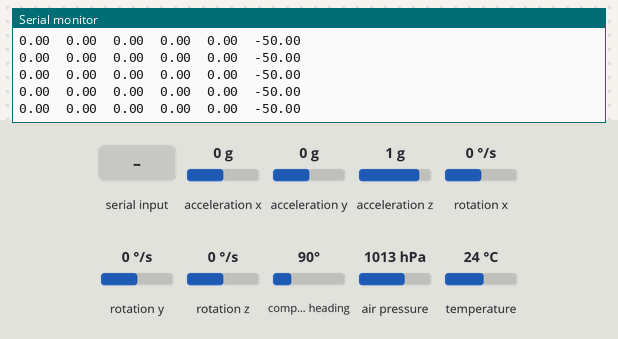
The sketch below on a simulated Arduino Uno, built with avr-gcc and run on an emulated ATmega328P. On the bench: the last lines printed to the serial monitor. Wiring (inferred from the names in the program): HMC5883L compass at I2C address 0x1E; MPU-6050 motion sensor at I2C address 0x68; BMP180 pressure sensor at I2C address 0x77. The test bench sets the inputs (shaded band); at power-on: acceleration x 0 g, acceleration y 0 g, rotation x 0 °/s, acceleration z 1 g, rotation y 0 °/s, rotation z 0 °/s, compass heading 90°, air pressure 1013 hPa, temperature 24 °C.

Above: at 1.5 s.
1.6 s: acceleration x set to -0.8 g
At 2.6 s:
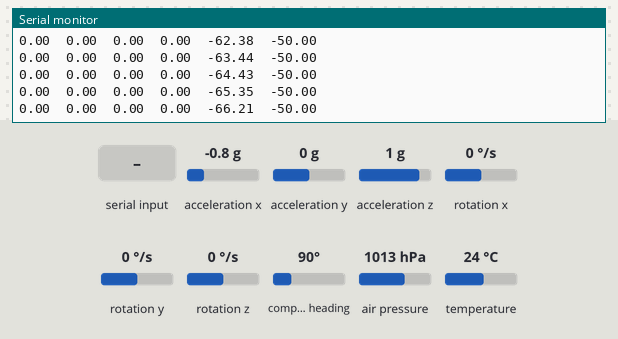
4.6 s: acceleration y set to 0.8 g
At 5.3 s:
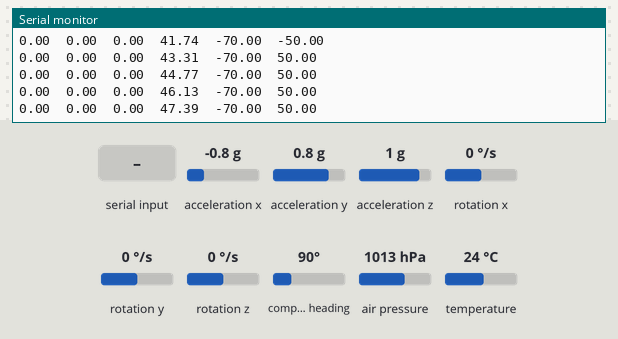
7.6 s: rotation x set to -94 °/s
At 8.6 s:
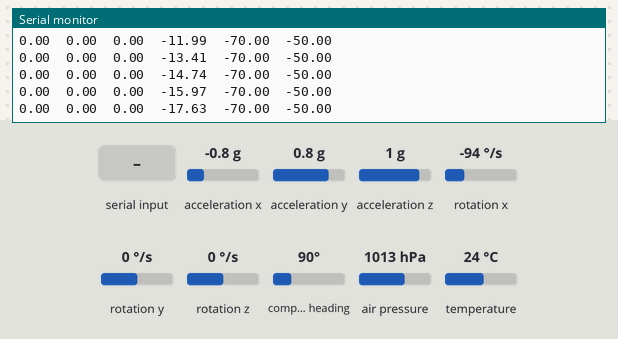
10.6 s: acceleration z set to -1.4 g
At 11.7 s:
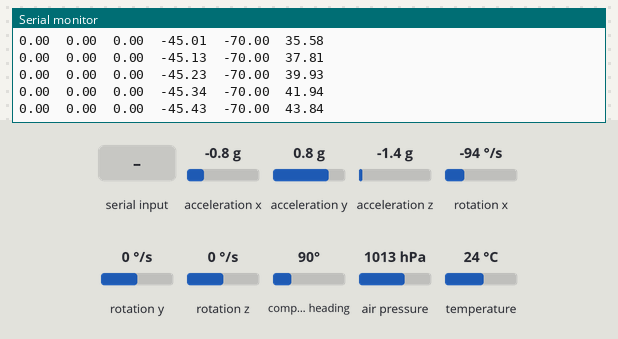
13.6 s: rotation y set to -192 °/s
At 14.4 s:
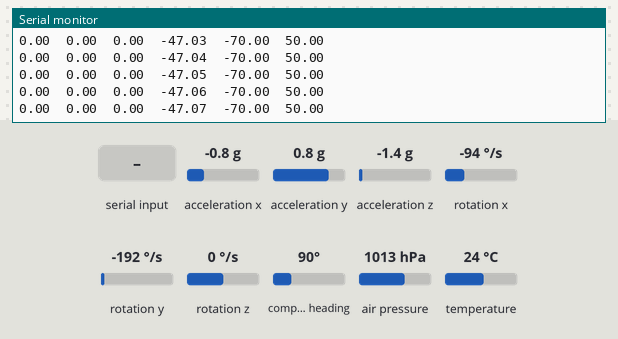
16.6 s: "#%" received over the second serial link
Timing chart, 0 to 19.1 s (numbered marks = the images above; inputs shaded):
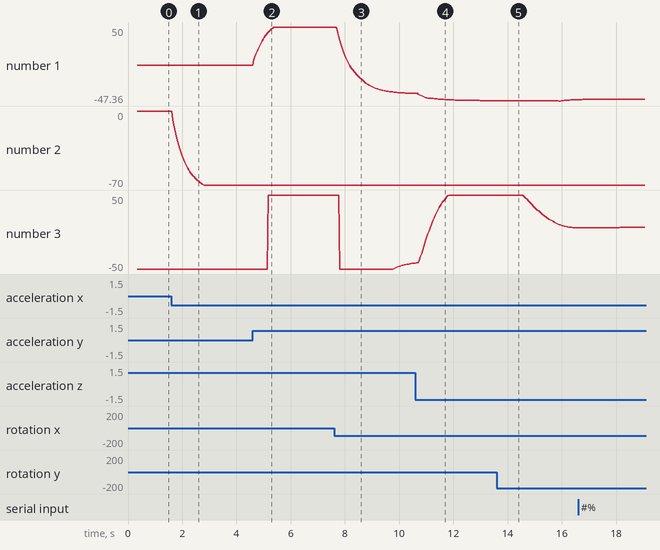

The sketch:

Cypher.ino
```cpp
/*
 * Sensors work fine as of now. PID controllers for all three main axes seems to be working fine right now.
 * Only simulator tests done so far. Working on a controller right now.
 *
 */


#include <Wire.h>
#include <PID_v1.h>
#include <Servo.h>
#include <SoftwareSerial.h>

#define MPU6050 0x68   // Address of MPU6050 Accelerometer Gyroscope. 0x69 if AD0 is set to HIGH on the PCB
#define HMC5883L 0x1E  // Address of HMC5883L Magnetometer
#define BMP180 0x77    // Address of BMP180 Pressure and Temperature Sensor

//#define OUTPUT_COMP_YPR // Set Complimentary Filter Output
#define OUTPUT_PID

#define I2C_TIMEOUT 1000
#define BARO_POWER 0.1902949

#define M_FR_MIN 1200   // Minimum Pulse for Arming the Front-Right ESC
#define M_FL_MIN 1200   // Minimum Pulse for Arming the Front-Left ESC
#define M_RR_MIN 1200   // Minimum Pulse for Arming the Rear-Right ESC
#define M_RL_MIN 1200   // Minimum Pulse for Arming the Rear-Right ESC

// For Motor Pins
int motorFR_Pin = 3;
int motorFL_Pin = 4;
int motorRR_Pin = 5;
int motorRL_Pin = 6;

// For Raw IMU Data
double accX, accY, accZ;
double gyroX, gyroY, gyroZ;
double magX, magY, magZ;
double temp, heading;

double roll, pitch, yaw; // Roll and Pitch are calculated from Accelerometer + Gyro and Yaw is calculated from Magnetometer + Gyro

double compAngleX, compAngleY, compAngleZ; // Estimated angles using a Complementary filter.

uint32_t timer;
uint8_t i2cData[14]; // Buffer for I2C data

// Calibration Values for the BMP180 Sensor. Taken from the registors of the sensor.
int AC1;
int AC2;
int AC3;
unsigned int AC4;
unsigned int AC5;
unsigned int AC6;
int B;
int B2;
int MB;
int MC;
int MD;

// Pressure Temperature and Altitude from Barometric Pressure Sensor
float BMP_P;
double BMP_T, BMP_A;

// Output values from the PID controllers
double pidAngleX, pidAngleY, pidAngleZ;

// Input from Reciever
int X1 = 512, X2 = 512, Y1 = 512, Y2 = 512;
int B_1 = 1, B_2 = 1, B_3 = 1, B_4 = 1;
int UP = 1, DOWN = 1, LEFT = 1, RIGHT = 1;

// Control Variables
int throttle = 0;
uint8_t isArmed = 0;

// Setpoints for the PID Controller
double setX = 0, setY = 0, setZ = 0;

// Tunings for the PID Controller
double Kp = 2;
double Ki = 0.02;
double Kd = 0.015;

// Raw Motor Pulses
int motorFR = 0, motorFL = 0, motorRR = 0, motorRL = 0;

// Instances of the Servo class for the ESCs
Servo M_FR;
Servo M_FL;
Servo M_RR;
Servo M_RL;

// Setup the PID controllers.
PID pitchPID(&compAngleX, &pidAngleX, &setX, Kp, Ki, Kd, DIRECT);
PID rollPID(&compAngleY, &pidAngleY, &setY, Kp, Ki, Kd, DIRECT);
PID yawPID(&compAngleZ, &pidAngleZ, &setZ, 1, 0.02, 0.015, DIRECT);

// Setup Bluetooth
SoftwareSerial bluetooth(7,8);

void motorWrite(int);

void setup() {

  delay(100); // Wait for Sensors to initialize

  Serial.begin(9600);
  bluetooth.begin(57600);
  Wire.begin();
  TWBR = ((F_CPU / 400000L) - 16) / 2; // Set I2C frequency to 400Hz

  calibrateMPU6050();
  calibrateHMC5883L();
  calibrateBMP();

  delay(100); // Wait for Sensors to stabilize

  //Initialize all values

  updateMPU6050();
  updateHMC5883L();
  updateYPR();

  compAngleX = roll;
  compAngleY = pitch;
  compAngleZ = yaw;

  timer = micros(); // Initialize the timer

  //M_FR.attach(motorFR_Pin);
  //M_FL.attach(motorFL_Pin);
  //M_RR.attach(motorRR_Pin);
  //M_RL.attach(motorRL_Pin);

  initPID();

  delay(100);

}

void loop() {

  // Get Raw data from sensors

  updateMPU6050();
  updateHMC5883L();
  updateBMP();

  // Yaw Pitch Roll Estimation

  updateYPR();

  // Use a Complimentary Filter

  compYPR();

  cmdRead();
  updateJoysticks();

  pitchPID.Compute();
  rollPID.Compute();
  yawPID.Compute();

  if(isArmed == 2) {
    motorWrite(1);
    isArmed = 1;
  }
  if(isArmed == 1) motorWrite(0);

  #ifdef OUTPUT_PID

    Serial.print(setX);
    Serial.print('\t');
    Serial.print(setY);
    Serial.print('\t');
    Serial.print(setZ);
    Serial.print('\t');
    Serial.print(pidAngleX);
    Serial.print('\t');
    Serial.print(pidAngleY);
    Serial.print('\t');
    Serial.print(pidAngleZ);
    Serial.print('\t');

  #endif

  Serial.println();
  //delay(10);

}

// This function is used to read and process the command form the controller
void cmdRead() {

  String cmd;
  int temp;
  while (bluetooth.available() > 0) {

     cmd = bluetooth.readStringUntil('%');
     //Serial.println(cmd);
     if(cmd.startsWith("#")  && cmd.endsWith("!") && cmd.length() == 21 ) {


         //Serial.println("");
         //Serial.println(cmd);
         Y2 = (cmd.substring( 1, 5)).toInt();
         X1 = (cmd.substring(5,9)).toInt();
         X2 = (cmd.substring(9,13)).toInt();
         Y1 = (cmd.substring(13,17)).toInt();
         temp = (cmd.substring(17,20)).toInt();

         B_2 = bitRead(temp,0);
         B_3 = bitRead(temp,1);
         B_4 = bitRead(temp,2);
         B_1 = bitRead(temp,3);
         LEFT = bitRead(temp,4);
         RIGHT = bitRead(temp,5);
         DOWN = bitRead(temp,6);
         UP = bitRead(temp,7);

         //printcmd();

     }

     bluetooth.flush();

  }

}

// This function is used to debug controller
void printcmd() {

   Serial.print(X1);
   Serial.print('\t');
   Serial.print(Y1);
   Serial.print('\t');
   Serial.print(X2);
   Serial.print('\t');
   Serial.print(Y2);
   Serial.print('\t');
   Serial.print(B_1);
   Serial.print('\t');
   Serial.print(B_2);
   Serial.print('\t');
   Serial.print(B_3);
   Serial.print('\t');
   Serial.print(B_4);
   Serial.print('\t');
   Serial.print(UP);
   Serial.print('\t');
   Serial.print(DOWN);
   Serial.print('\t');
   Serial.print(LEFT);
   Serial.print('\t');
   Serial.print(RIGHT);
   Serial.print('\t');

}

// This function passes the roll, pitch and yaw values through a complimentary filter

void compYPR() {

  // Calculate the time elapsed for the Complimentary Filter
  double dt = (double)(micros() - timer) / 1000000;
  timer = micros();

  // Calculate gyroRates in deg/s for the Complementary Filter
  // We have set the full scale range of the gyro to +/- 250deg/s
  // So from datasheet we have 131 LSB/(deg/s) for the range of +/- 250deg/s

  double gyroXrate = gyroX / 131.0;
  double gyroYrate = gyroY / 131.0;
  double gyroZrate = gyroZ / 131.0;

  // Reset Complementary Filter when angles jump between -180 and 180 to smooth the transition
  if ((yaw < -90 && compAngleZ > 90) || (yaw > 90 && compAngleZ < -90))    compAngleZ = yaw;
  if ((pitch < -90 && compAngleY > 90) || (pitch > 90 && compAngleY < -90)) compAngleY = pitch;
  if ((roll < -90 && compAngleX > 90) || (roll > 90 && compAngleX < -90)) compAngleX = roll;

  // Estimate angles using a Complimentary Filter

  compAngleX = 0.93 * (compAngleX + gyroXrate * dt) + 0.07 * roll;
  compAngleY = 0.93 * (compAngleY + gyroYrate * dt) + 0.07 * pitch;
  compAngleZ = 0.93 * (compAngleZ + gyroZrate * dt) + 0.07 * yaw;

  #ifdef OUTPUT_COMP_YPR

    Serial.print(compAngleX);
    Serial.print("\t");
    Serial.print(compAngleY);
    Serial.print("\t");
    Serial.print(compAngleZ);
    Serial.print("\t");

  #endif

}

void updateMPU6050() {

  while (i2cRead(MPU6050, 0x3B, i2cData, 14)); // Read the 14 MPU6050 data-out registers one by one

  accX  = ((i2cData[0] << 8) | i2cData[1]);
  accY  = -((i2cData[2] << 8) | i2cData[3]);
  accZ  = ((i2cData[4] << 8) | i2cData[5]);

  temp  = (i2cData[6] << 8) | i2cData[7];    // MPU6050 core temperature

  gyroX = -(i2cData[8] << 8) | i2cData[9];
  gyroY = (i2cData[10] << 8) | i2cData[11];
  gyroZ = -(i2cData[12] << 8) | i2cData[13];

  // Convert MPU6050 die core Temperature to Celsius
  temp = temp / 340.0 + 36.53;

  #ifdef OUTPUT_ACCGYRO_RAW

    Serial.print(" AccX: ");
    Serial.print(accX);
    Serial.print(" AccY: ");
    Serial.print(accY);
    Serial.print(" AccZ: ");
    Serial.print(accZ);
    Serial.print("\t");
    Serial.print(" GyroX: ");
    Serial.print(gyroX);
    Serial.print(" GyroY: ");
    Serial.print(gyroY);
    Serial.print(" GyroZ: ");
    Serial.print(gyroZ);
    Serial.print("\t");

  #endif

  #ifdef OUTPUT_ACC_G

    Serial.print(accX / 16384.0); Serial.print("\t");
    Serial.print(accY / 16384.0); Serial.print("\t");
    Serial.print(accZ / 16384.0); Serial.print("\t");

  #endif

  #ifdef OUTPUT_GYRO_DEG

    Serial.print(gyroX / 131); Serial.print("\t");
    Serial.print(gyroY / 131); Serial.print("\t");
    Serial.print(gyroZ / 131); Serial.print("\t");

  #endif

  #ifdef OUTPUT_TEMPERATURE

    Serial.print("\t");
    Serial.print(temp);
    Serial.print("\t");

  #endif

}

// Set up the PID controllers

void initPID() {

  pitchPID.SetMode(AUTOMATIC);
  pitchPID.SetOutputLimits(-50,50);
  pitchPID.SetSampleTime(15);

  rollPID.SetMode(AUTOMATIC);
  rollPID.SetOutputLimits(-70,70);
  rollPID.SetSampleTime(15);

  yawPID.SetMode(AUTOMATIC);
  yawPID.SetOutputLimits(-50,50);
  yawPID.SetSampleTime(15);

}

void ESCminPulse() {

  M_FR.write(1100);
  M_FL.write(1100);
  M_RR.write(1100);
  M_RL.write(1100);

}

void motorWrite(int esc_min = 0) {

  motorFR = M_FR_MIN + throttle - pidAngleX + pidAngleY - pidAngleZ;
  motorFL = M_FL_MIN + throttle - pidAngleX - pidAngleY + pidAngleZ;
  motorRR = M_RR_MIN + throttle + pidAngleX + pidAngleY + pidAngleZ;
  motorRL = M_RL_MIN + throttle + pidAngleX - pidAngleY - pidAngleZ;

  if(motorFR < M_FR_MIN) motorFR = M_FR_MIN;
  if(motorFL < M_FL_MIN) motorFL = M_FL_MIN;
  if(motorRR < M_RR_MIN) motorRR = M_RR_MIN;
  if(motorRL < M_RL_MIN) motorRL = M_RL_MIN;

  else if(motorFR > 2300) motorFR = 2300;
  else if(motorFL > 2300) motorFL = 2300;
  else if(motorRR > 2300) motorRR = 2300;
  else if(motorRL > 2300) motorRL = 2300;

  if(esc_min == 1) {

    motorFR = 1100;
    motorFL = 1100;
    motorRR = 1100;
    motorRL = 1100;

  }

  M_FR.write(motorFR);
  M_FL.write(motorFL);
  M_RR.write(motorRR);
  M_RL.write(motorRL);

  #ifdef OUTPUT_MOTOR

    Serial.print(motorFR);
    Serial.print('\t');
    Serial.print(motorFL);
    Serial.print('\t');
    Serial.print(motorRR);
    Serial.print('\t');
    Serial.print(motorRL);
    Serial.print('\t');

  #endif

}

// Read Analog Values from Joysticks

void updateJoysticks() {

  setX = map(X1, 0, 1023, -50, 50);
  setY = map(Y1, 0, 1023, -50, 50);
  setZ = map(Y2, 0, 1023, -30, 30);

  if(X1 == 517) setX = 0;
  if(Y1 == 508) setY = 0;
  if(Y2 == 511) setZ = 0;

  if(X2 > 800) throttle = throttle-5;
  else if(X2 < 300) throttle = throttle+5;
  if(throttle < 0) throttle = 0;
  if(throttle > 800) throttle = 800;

  if(B_3 == 0 && B_4 == 0) {

    if(isArmed == 0) isArmed = 2;
    else isArmed = 0;

  }

  #ifdef OUTPUT_JOYSTICK

    Serial.print(X1);
    Serial.print('\t');
    Serial.print(Y1);
    Serial.print('\t');
    Serial.print(X2);
    Serial.print('\t');
    Serial.print(Y2);
    Serial.print('\t');
    Serial.print(throttle);
    Serial.print('\t');
    Serial.print(setZ);
    Serial.print('\t');
    Serial.print(setX);
    Serial.print('\t');
    Serial.print(setY);
    Serial.println('\t');

  #endif

}

void updateHMC5883L() {

  while (i2cRead(HMC5883L, 0x03, i2cData, 6)); // Get magnetometer values
  magY = ((i2cData[0] << 8) | i2cData[1]);
  magZ = ((i2cData[2] << 8) | i2cData[3]);
  magX = ((i2cData[4] << 8) | i2cData[5]);

  #ifdef OUTPUT_MAG_RAW

    Serial.print(" MagX: ");
    Serial.print(magX);
    Serial.print(" MagY: ");
    Serial.print(magY);
    Serial.print(" MagZ: ");
    Serial.print(magZ);
    Serial.print("\t");

  #endif

}

void updateBMP() {

  long uTemp, uPressure;

  long T1, T2, T3, B3, B5, B6, p;
  unsigned long B4, B7;

  uint8_t OSS = 3;  // Sampling Resolution

  i2cWrite(BMP180, 0xF4, 0x2E, true);
  delay(5); // 4.5ms Minimum delay for sampling from datasheet.
  while (i2cRead(BMP180, 0xF6, i2cData, 2));

  uTemp = i2cData[0] << 8 | i2cData[1];

  i2cWrite(BMP180,0xF4, 0x34+(OSS<<6), true);
  delay(2 + (3<<OSS));
  while (i2cRead(BMP180, 0xF6, i2cData, 3));

  uPressure = (((unsigned long) i2cData[0] << 16) | ((unsigned long) i2cData[1] << 8) | (unsigned long) i2cData[2]) >> (8-OSS);

  T1 = (((long)uTemp - (long)AC6) * (long)AC5 >> 15);
  T2 =  ((long)MC << 11) / (T1 + MD);
  B5 = T1 + T2;
  BMP_T = (B5 + 8) >> 4;
  BMP_T /= 10;

   B6 = B5 - 4000;
  // Calculate B3
  T1 = (B2 * (B6 * B6)>>12)>>11;
  T2 = (AC2 * B6)>>11;
  T3 = T1 + T2;
  B3 = (((((long)AC1)*4 + T3)<<OSS) + 2)>>2;

  T1 = (AC3 * B6)>>13;
  T2 = (B * ((B6 * B6)>>12))>>16;
  T3 = ((T1 + T2) + 2)>>2;
  B4 = (AC4 * (unsigned long)(T3 + 32768))>>15;

  B7 = ((unsigned long)(uPressure - B3) * (50000>>OSS));
  if (B7 < 0x80000000)
    p = (B7<<1)/B4;
  else
    p = (B7/B4)<<1;

  T1 = (p>>8) * (p>>8);
  T1 = (T1 * 3038)>>16;
  T2 = (-7357 * p)>>16;
  p += (T1 + T2 + 3791)>>4;
  BMP_P = p;

  double atmosPressure = (float)p/101325;
  double T5 = pow(atmosPressure,BARO_POWER);
  T5 = (1 - T5);
  BMP_A = T5 * 44300;

  #ifdef OUTPUT_BMP

    Serial.print("Temperature : ");
    Serial.print(BMP_T);
    Serial.print("  Pressure : ");
    Serial.print(p);
    Serial.print("  Standard : ");
    Serial.print(atmosPressure);
    Serial.print("  Altitude : ");
    Serial.println(BMP_A);

  #endif

}

void updateYPR() {

  roll = atan2(accY, sqrt(accX * accX + accZ * accZ)) * RAD_TO_DEG;
  pitch = atan2(-accX, accZ) * RAD_TO_DEG;

  // We have set a gain of 1.3gauss for the Magnetometer.
  // So we apply the gain values from the datasheet here.

  magX *= 0.92;
  magY *= 0.92;
  magZ *= 0.92;

  double rollAngle = compAngleX * DEG_TO_RAD;
  double pitchAngle = compAngleY * DEG_TO_RAD;

  double Bfx = magX * cos(pitchAngle) + magZ * sin(pitchAngle);
  double Bfy = magX * sin(rollAngle) * sin(pitchAngle) + magY * cos(rollAngle) - magZ * sin(rollAngle) * cos(pitchAngle);
  yaw = (atan2(-Bfy, Bfx) * RAD_TO_DEG);


  yaw += 108;                             //Applying Offsets
  if(yaw > 180) yaw = (360 - yaw)* -1;    //Fixing Quadrants

  heading = atan2(-magY,magX);
  float declinationAngle = (8.0 + (2.0 / 60.0)) / (180 / M_PI);
  heading -= declinationAngle;
  heading *= RAD_TO_DEG;
  if(heading > 180) heading -= 180;
  if(heading < 0) heading += 180;

  #ifdef OUTPUT_YPR

    Serial.print(compAngleX);
    Serial.print("\t");
    Serial.print(compAngleY);
    Serial.print("\t");
    Serial.print(compAngleZ);
    Serial.print("\t");
    Serial.print(" H: ");
    Serial.print(heading);

  #endif

}

// Function acquires calibration offsets stored in BMP180's registors. Refer to datasheet for more details on these offsets.

void calibrateBMP() {

  while (i2cRead(BMP180, 0xAA, i2cData, 6));
  AC1 = i2cData[0] << 8 | i2cData[1];
  AC2 = i2cData[2] << 8 | i2cData[3];
  AC3 = i2cData[4] << 8 | i2cData[5];

  while (i2cRead(BMP180, 0xB0, i2cData, 10));
  AC4 = i2cData[0] << 8 | i2cData[1];
  AC5 = i2cData[2] << 8 | i2cData[3];
  AC6 = i2cData[4] << 8 | i2cData[5];
  B = i2cData[6] << 8 | i2cData[7];
  B2 = i2cData[8] << 8 | i2cData[9];

  while (i2cRead(BMP180, 0xBA, i2cData, 6));
  MB = i2cData[0] << 8 | i2cData[1];
  MC = i2cData[2] << 8 | i2cData[3];
  MD = i2cData[4] << 8 | i2cData[5];

}

// This function calibrates the MPU6050 for sampling. Call this in setup before using the sensor.

void calibrateMPU6050() {

  i2cData[0] = 7;     // Set the sample rate to 1000Hz - 8kHz/(7+1) = 1000Hz
  i2cData[1] = 0x00;  // Disable FSYNC and set 260 Hz Acc filtering, 256 Hz Gyro filtering, 8 KHz sampling
  i2cData[2] = 0x00;   // Set Gyro Full Scale Range to +/- 250deg/s
  i2cData[3] = 0x00;  // Set Accelerometer Full Scale Range to +/- 2g

  while (i2cWrite(MPU6050, 0x19, i2cData, 4, false)); // Configure Settings for the MPU6050
  while (i2cWrite(MPU6050, 0x6B, 0x01, true));

}

// This function sets the HMC5883L into continuous measuring mode. Call this in setup before using the sensor.

void calibrateHMC5883L() {

  while (i2cWrite(HMC5883L, 0x02, 0x00, true));   // Configure HMC5883L for continuous mode for calibration

}


uint8_t i2cWrite(uint8_t deviceAddress, uint8_t registerAddress, uint8_t *data, uint8_t length, bool releaseBus) {

  Wire.beginTransmission(deviceAddress);
  Wire.write(registerAddress);
  Wire.write(data, length);
  uint8_t errCode = Wire.endTransmission(releaseBus);
  return errCode;

}

uint8_t i2cWrite(uint8_t deviceAddress, uint8_t registerAddress, uint8_t data, bool releaseBus) {

  Wire.beginTransmission(deviceAddress);
  Wire.write(registerAddress);
  Wire.write(data);
  uint8_t errCode = Wire.endTransmission(releaseBus);
  return errCode;

}


uint8_t i2cRead(uint8_t deviceAddress, uint8_t registerAddress, uint8_t *data, uint8_t nbytes) {

  uint32_t timeOutTimer;
  Wire.beginTransmission(deviceAddress);
  Wire.write(registerAddress);
  uint8_t errCode = Wire.endTransmission(false); // Don't release the bus
  if (errCode) {
    Serial.print(F("i2cRead failed: "));
    Serial.println(errCode);
    return errCode;
  }
  Wire.requestFrom(deviceAddress, nbytes, (uint8_t)true); // Send a repeated start and then release the bus after reading
  for (uint8_t i = 0; i < nbytes; i++) {
    if (Wire.available())
      data[i] = Wire.read();
    else {
      timeOutTimer = micros();
      while (((micros() - timeOutTimer) < I2C_TIMEOUT) && !Wire.available());
      if (Wire.available())
        data[i] = Wire.read();
      else {
        return 5; // Read Timeout
      }
    }
  }
  return 0;

}
```

Measured:
- after the input at 1.6 s, the serial monitor: prints a new line after 0.05 s (image 1)
- after the input at 4.6 s, the serial monitor: prints a new line at once (image 2)
- after the input at 7.6 s, the serial monitor: prints a new line after 0.09 s (image 3)
- plotted number 1: 0 → 50 after the input at 4.6 s, 50 → -37.4 after the input at 7.6 s
- plotted number 2: 0 → -70 after the input at 1.6 s
- plotted number 3: -50 → 50 after the input at 4.6 s, 50 → -41.98 after the input at 7.6 s
